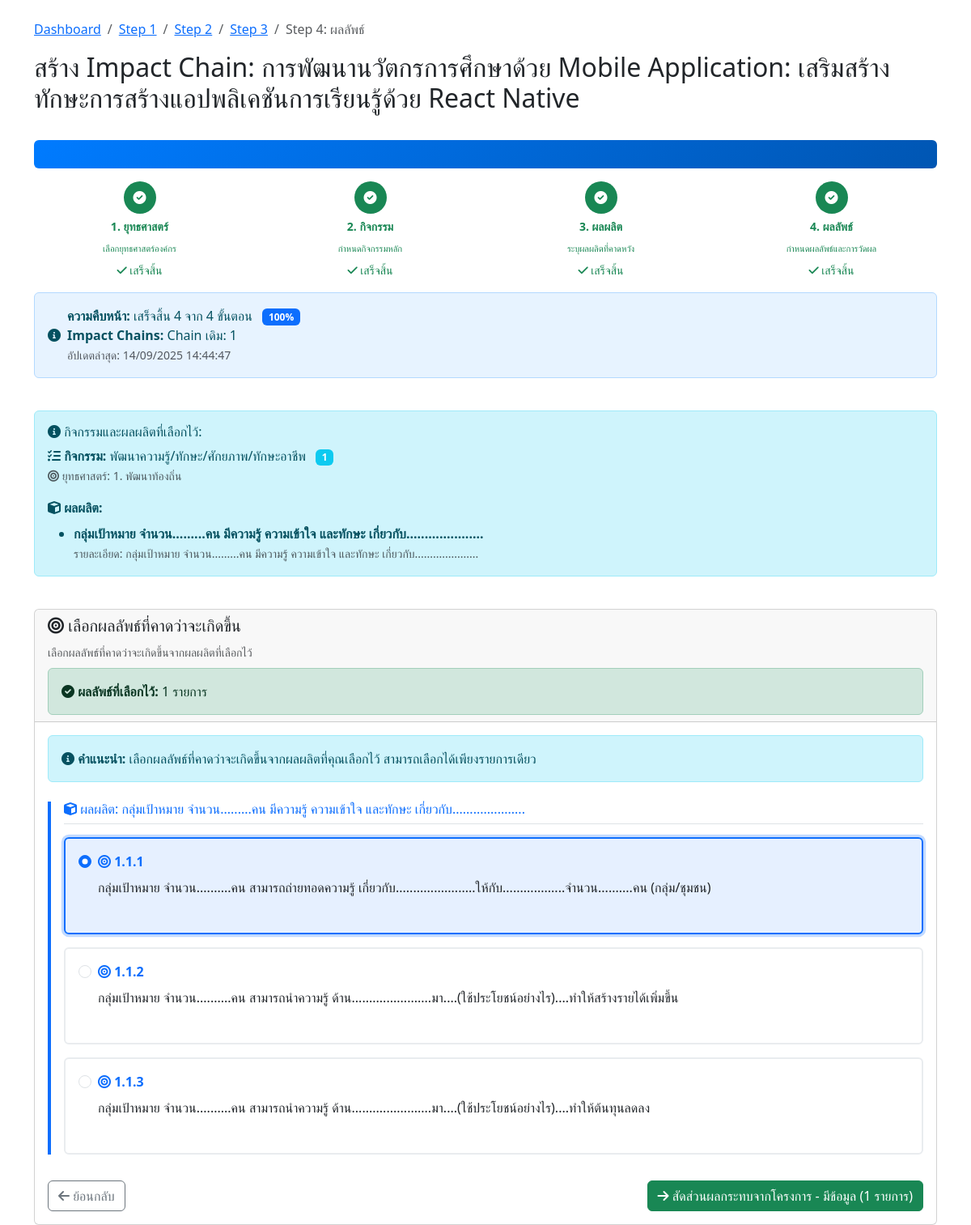
Page /impact-chain/step4-outcome.php?project_id=10 (signed in) on the committed database.
### tables this page shows
CREATE TABLE `projects` (
  `id` int(11) NOT NULL,
  `project_code` varchar(50) NOT NULL COMMENT 'รหัสโครงการ',
  `name` varchar(500) NOT NULL COMMENT 'ชื่อโครงการ',
  `description` text DEFAULT NULL COMMENT 'รายละเอียดโครงการ',
  `area` text DEFAULT NULL,
  `activities` text DEFAULT NULL,
  `target_group` text DEFAULT NULL,
  `objective` text DEFAULT NULL COMMENT 'วัตถุประสงค์โครงการ',
  `start_date` date DEFAULT NULL COMMENT 'วันที่เริ่มโครงการ',
  `end_date` date DEFAULT NULL COMMENT 'วันที่สิ้นสุดโครงการ',
  `budget` decimal(15,2) DEFAULT NULL COMMENT 'งบประมาณ',
  `organization` varchar(300) DEFAULT NULL COMMENT 'หน่วยงาน/องค์กร',
  `project_manager` varchar(200) DEFAULT NULL COMMENT 'ผู้จัดการโครงการ',
  `status` enum('incompleted','completed') DEFAULT 'incompleted' COMMENT 'สถานะโครงการ',
  `created_by` varchar(100) DEFAULT NULL COMMENT 'ผู้สร้าง',
  `created_at` timestamp NOT NULL DEFAULT current_timestamp(),
  `updated_at` timestamp NOT NULL DEFAULT current_timestamp() ON UPDATE current_timestamp(),
  `impact_chain_status` longtext DEFAULT NULL CHECK (json_valid(`impact_chain_status`)),
  `total_impact_chains` int(11) DEFAULT 0 COMMENT 'จำนวน Impact Chain ทั้งหมด',
  `current_chain_id` int(11) DEFAULT NULL COMMENT 'Impact Chain ที่กำลังทำอยู่'
);

CREATE TABLE `project_activities` (
  `id` int(11) NOT NULL,
  `project_id` int(11) NOT NULL COMMENT 'รหัสโครงการ',
  `activity_id` int(11) NOT NULL COMMENT 'รหัสกิจกรรม',
  `chain_sequence` int(11) DEFAULT 1,
  `created_by` varchar(100) DEFAULT NULL COMMENT 'ผู้สร้าง',
  `created_at` timestamp NOT NULL DEFAULT current_timestamp(),
  `updated_at` timestamp NOT NULL DEFAULT current_timestamp() ON UPDATE current_timestamp(),
  `act_details` text DEFAULT NULL
);

CREATE TABLE `activities` (
  `activity_id` int(11) NOT NULL,
  `strategy_id` int(11) NOT NULL,
  `activity_code` varchar(20) NOT NULL,
  `activity_name` varchar(500) NOT NULL,
  `activity_description` text DEFAULT NULL
);

CREATE TABLE `strategies` (
  `strategy_id` int(11) NOT NULL,
  `strategy_code` varchar(50) NOT NULL,
  `strategy_name` varchar(255) NOT NULL,
  `description` text DEFAULT NULL,
  `created_at` timestamp NOT NULL DEFAULT current_timestamp()
);

CREATE TABLE `project_outputs` (
  `id` int(11) NOT NULL,
  `project_id` int(11) NOT NULL COMMENT 'รหัสโครงการ',
  `output_id` int(11) NOT NULL COMMENT 'รหัสผลผลิต',
  `chain_sequence` int(11) DEFAULT 1,
  `output_details` text NOT NULL COMMENT 'รายละเอียดเพิ่มเติมของผลผลิต',
  `created_by` varchar(100) DEFAULT NULL COMMENT 'ผู้สร้าง',
  `created_at` timestamp NOT NULL DEFAULT current_timestamp(),
  `updated_at` timestamp NOT NULL DEFAULT current_timestamp() ON UPDATE current_timestamp()
);

CREATE TABLE `outputs` (
  `output_id` int(11) NOT NULL,
  `activity_id` int(11) NOT NULL,
  `output_sequence` varchar(10) DEFAULT NULL,
  `output_description` text NOT NULL,
  `target_details` text DEFAULT NULL
);

CREATE TABLE `outcomes` (
  `outcome_id` int(11) NOT NULL,
  `output_id` int(11) NOT NULL COMMENT 'รหัสผลผลิตที่เกี่ยวข้อง',
  `outcome_sequence` varchar(10) NOT NULL COMMENT 'ลำดับผลลัพธ์',
  `outcome_description` text NOT NULL COMMENT 'รายละเอียดผลลัพธ์',
  `created_at` timestamp NOT NULL DEFAULT current_timestamp(),
  `updated_at` timestamp NOT NULL DEFAULT current_timestamp() ON UPDATE current_timestamp()
);

### impact-chain/step4-outcome.php (the view, shortened to what the rows shown need)
<?php
require_once '../config.php';
$project_id = isset($_GET['project_id']) ? (int)$_GET['project_id'] : 0;
$chain_sequence = isset($_GET['chain_sequence']) ? (int)$_GET['chain_sequence'] : 1;
$user_id = $_SESSION['user_id'];
$check_query = "SELECT * FROM projects WHERE id = ? AND created_by = ?";
$check_stmt = mysqli_prepare($conn, $check_query);
mysqli_stmt_bind_param($check_stmt, 'ii', $project_id, $user_id);
mysqli_stmt_execute($check_stmt);
$project_result = mysqli_stmt_get_result($check_stmt);
$project = mysqli_fetch_assoc($project_result);
$activity_query = "SELECT pa.activity_id, a.activity_name, a.activity_code, a.activity_description, s.strategy_id, s.strategy_name
                   FROM project_activities pa
                   JOIN activities a ON pa.activity_id = a.activity_id
                   JOIN strategies s ON a.strategy_id = s.strategy_id
                   WHERE pa.project_id = ? AND pa.chain_sequence = ?";
$activity_stmt = mysqli_prepare($conn, $activity_query);
mysqli_stmt_bind_param($activity_stmt, 'ii', $project_id, $chain_sequence);
mysqli_stmt_execute($activity_stmt);
$activity_result = mysqli_stmt_get_result($activity_stmt);
$selected_activity = mysqli_fetch_assoc($activity_result);
$outputs_query = "SELECT po.output_id, o.output_description, o.output_sequence, po.output_details, a.activity_name, s.strategy_name
                  FROM project_outputs po
                  JOIN outputs o ON po.output_id = o.output_id
                  JOIN activities a ON o.activity_id = a.activity_id
                  JOIN strategies s ON a.strategy_id = s.strategy_id
                  WHERE po.project_id = ? AND po.chain_sequence = ?";
$outputs_stmt = mysqli_prepare($conn, $outputs_query);
mysqli_stmt_bind_param($outputs_stmt, 'ii', $project_id, $chain_sequence);
mysqli_stmt_execute($outputs_stmt);
$outputs_result = mysqli_stmt_get_result($outputs_stmt);
$selected_outputs = mysqli_fetch_all($outputs_result, MYSQLI_ASSOC);
$output_ids = array_column($selected_outputs, 'output_id');
$outcomes = [];
if (!empty($output_ids)) {
    $placeholders = str_repeat('?,', count($output_ids) - 1) . '?';
    $outcomes_query = "SELECT oc.*, o.output_description, o.output_sequence, a.activity_name, s.strategy_name
                       FROM outcomes oc
                       JOIN outputs o ON oc.output_id = o.output_id
                       JOIN activities a ON o.activity_id = a.activity_id
                       JOIN strategies s ON a.strategy_id = s.strategy_id
                       WHERE oc.output_id IN ($placeholders)
                       ORDER BY o.output_sequence ASC, oc.outcome_sequence ASC";
    $outcomes_stmt = mysqli_prepare($conn, $outcomes_query);
    $types = str_repeat('i', count($output_ids));
    mysqli_stmt_bind_param($outcomes_stmt, $types, ...$output_ids);
    mysqli_stmt_execute($outcomes_stmt);
    $outcomes_result = mysqli_stmt_get_result($outcomes_stmt);
    $outcomes = mysqli_fetch_all($outcomes_result, MYSQLI_ASSOC);
}
$selected_outcomes = [];
$selected_outcomes_query = "SELECT outcome_id, outcome_details FROM project_outcomes WHERE project_id = ? AND chain_sequence = ?";
$selected_stmt = mysqli_prepare($conn, $selected_outcomes_query);
mysqli_stmt_bind_param($selected_stmt, 'ii', $project_id, $chain_sequence);
mysqli_stmt_execute($selected_stmt);
$selected_result = mysqli_stmt_get_result($selected_stmt);
while ($row = mysqli_fetch_assoc($selected_result)) {
    $selected_outcomes[] = $row['outcome_id'];
}
$outcomes_by_output = [];
foreach ($outcomes as $outcome) {
    $outcomes_by_output[$outcome['output_description']][] = $outcome;
}
?>
<!DOCTYPE html>
<html lang="th">
<head>
    <link href="https://cdn.jsdelivr.net/npm/bootstrap@5.3.0/dist/css/bootstrap.min.css" rel="stylesheet">
    <link href="https://cdnjs.cloudflare.com/ajax/libs/font-awesome/6.0.0/css/all.min.css" rel="stylesheet">
</head>
<body>
    <div class="container mt-4">
        <div class="row mb-4">
            <div class="col-12">
                <nav aria-label="breadcrumb">
                    <ol class="breadcrumb">
                    </ol>
                </nav>
                <?php if ($chain_sequence > 1): ?>
                    <h2><i class="fas fa-plus text-success"></i> เพิ่ม Impact Chain ใหม่ (ลำดับที่ <?php echo $chain_sequence; ?>): <?php echo htmlspecialchars($project['name']); ?></h2>
                    <div class="alert alert-success">
                        <i class="fas fa-info-circle"></i> <strong>Impact Chain ลำดับที่ <?php echo $chain_sequence; ?></strong> - เลือกผลลัพธ์และกำหนดปีประเมินสำหรับ Impact Chain ใหม่นี้
                    </div>
                <?php else: ?>
                    <h2>สร้าง Impact Chain: <?php echo htmlspecialchars($project['name']); ?></h2>
                <?php endif; ?>
            </div>
        </div>
        <div class="row mb-4">
            <div class="col-12">
                <div class="alert alert-info">
                    <h6><i class="fas fa-info-circle"></i> กิจกรรมและผลผลิตที่เลือกไว้:</h6>
                    <div class="mb-3">
                        <strong><i class="fas fa-tasks"></i> กิจกรรม:</strong>
                        <?php if ($selected_activity): ?>
                            <?php echo htmlspecialchars($selected_activity['activity_name']); ?>
                            <span class="badge bg-info ms-2"><?php echo htmlspecialchars($selected_activity['activity_code']); ?></span>
                            <br><small class="text-muted">
                                <i class="fas fa-bullseye"></i> ยุทธศาสตร์: <?php echo $selected_activity['strategy_id']; ?>. <?php echo htmlspecialchars($selected_activity['strategy_name']); ?>
                            </small>
                        <?php else: ?>
                            <span class="text-danger">ไม่มีกิจกรรมที่เลือกไว้</span>
                        <?php endif; ?>
                    </div>
                    <div class="mb-0">
                        <strong><i class="fas fa-cube"></i> ผลผลิต:</strong>
                        <?php if (!empty($selected_outputs)): ?>
                            <ul class="mb-0 mt-2">
                                <?php foreach ($selected_outputs as $output): ?>
                                    <li>
                                        <strong><?php echo htmlspecialchars($output['output_description']); ?></strong>
                                        <?php if (!empty($output['output_details'])): ?>
                                            <br><small class="text-muted">รายละเอียด: <?php echo htmlspecialchars($output['output_details']); ?></small>
                                        <?php endif; ?>
                                    </li>
                                <?php endforeach; ?>
                            </ul>
                        <?php else: ?>
                            <span class="text-danger">ไม่มีผลผลิตที่เลือกไว้</span>
                        <?php endif; ?>
                    </div>
                </div>
            </div>
        </div>
        <div class="row">
            <div class="col-12">
                <div class="card">
                    <div class="card-body">
                        <?php if (empty($outcomes)): ?>
                            <div class="alert alert-warning">
                                <i class="fas fa-exclamation-triangle"></i>
                                <strong>ไม่พบผลลัพธ์ที่เกี่ยวข้อง</strong><br>
                                ไม่พบข้อมูลผลลัพธ์ที่เกี่ยวข้องกับผลผลิตที่เลือก:<br>
                                <?php foreach ($selected_outputs as $output): ?>
                                    <small class="text-muted">• <?php echo htmlspecialchars($output['output_description']); ?></small><br>
                                <?php endforeach; ?>
                            </div>
                            <div class="d-flex justify-content-between">
                                <a href="step3-output.php?project_id=<?php echo $project_id; ?>&chain_sequence=<?php echo $chain_sequence; ?>" class="btn btn-outline-secondary">
                                    <i class="fas fa-arrow-left"></i> ย้อนกลับ
                                </a>
                                <a href="summary.php?project_id=<?php echo $project_id; ?>" class="btn btn-outline-primary">
                                    ข้ามไปสรุป <i class="fas fa-arrow-right"></i>
                                </a>
                            </div>
                        <?php else: ?>
                            <form action="process-step4.php" method="POST" id="outcomeForm">
                                <?php foreach ($outcomes_by_output as $output_name => $output_outcomes): ?>
                                    <div class="outcome-group <?php echo !empty(array_intersect(array_column($output_outcomes, 'outcome_id'), $selected_outcomes)) ? 'has-selection' : ''; ?>">
                                        <h6 class="text-primary border-bottom pb-2 mb-3">
                                            <i class="fas fa-cube"></i> ผลผลิต: <?php echo htmlspecialchars($output_name); ?>
                                        </h6>
                                        <?php if (empty($output_outcomes)): ?>
                                            <div class="alert alert-light">
                                                <i class="fas fa-info-circle"></i> ไม่พบผลลัพธ์ที่เกี่ยวข้องกับผลผลิตนี้
                                            </div>
                                        <?php else: ?>
                                            <div class="mb-4">
                                                <?php foreach ($output_outcomes as $outcome): ?>
                                                    <div class="mb-3">
                                                        <div class="card outcome-card h-100 <?php echo in_array($outcome['outcome_id'], $selected_outcomes) ? 'selected' : ''; ?>">
                                                            <div class="card-body">
                                                                <div class="form-check">
                                                                    <input class="form-check-input" type="radio"
                                                                        name="selected_outcome" value="<?php echo $outcome['outcome_id']; ?>"
                                                                        id="outcome_<?php echo $outcome['outcome_id']; ?>"
                                                                        <?php echo in_array($outcome['outcome_id'], $selected_outcomes) ? 'checked' : ''; ?>>
                                                                    <label class="form-check-label w-100" for="outcome_<?php echo $outcome['outcome_id']; ?>">
                                                                        <div class="fw-bold text-primary mb-2">
                                                                            <i class="fas fa-bullseye"></i> <?php echo htmlspecialchars($outcome['outcome_sequence']); ?>
                                                                        </div>
                                                                        <div class="text-dark">
                                                                            <?php echo htmlspecialchars($outcome['outcome_description']); ?>
                                                                        </div>
                                                                    </label>
                                                                </div>
                                                            </div>
                                                        </div>
                                                    </div>
                                                <?php endforeach; ?>
                                            </div>
                                        <?php endif; ?>
                                    </div>
                                <?php endforeach; ?>
                            </form>
                        <?php endif; ?>
                    </div>
                </div>
            </div>
        </div>
    </div>
</body>
</html>

### rows in the picture
projects: name "การพัฒนานวัตกรการศึกษาด้วย Mobile Application: เสริมสร้างทักษะการสร้างแอปพลิเคชันการเรียนรู้ด้วย React Native"
project_activities: activity.activity_name "พัฒนาความรู้/ทักษะ/ศักยภาพ/ทักษะอาชีพ", activity.activity_code "1", strategies.strategy_id "1", strategies.strategy_name "พัฒนาท้องถิ่น"
project_outputs: output.output_description "กลุ่มเป้าหมาย จำนวน.........คน มีความรู้ ความเข้าใจ และทักษะ เกี่ยวกับ.....................", output_details "กลุ่มเป้าหมาย จำนวน.........คน มีความรู้ ความเข้าใจ และทักษะ เกี่ยวกับ....................."
outcomes: outcome_id "☑ 1.1.1 กลุ่มเป้าหมาย จำนวน.....", outcome_sequence "1.1.1", outcome_description "กลุ่มเป้าหมาย จำนวน..........คน สามารถถ่ายทอดความรู้ เกี่ยวกับ.......................ให้กับ..................จำนวน..........คน (กลุ่ม/ชุมชน)"
outcomes: outcome_id "☐ 1.1.2 กลุ่มเป้าหมาย จำนวน.....", outcome_sequence "1.1.2", outcome_description "กลุ่มเป้าหมาย จำนวน..........คน สามารถนำความรู้ ด้าน.......................มา....(ใช้ประโยชน์อย่างไร)....ทำให้สร้างรายได้เพิ่มขึ้น"
outcomes: outcome_id "☐ 1.1.3 กลุ่มเป้าหมาย จำนวน.....", outcome_sequence "1.1.3", outcome_description "กลุ่มเป้าหมาย จำนวน..........คน สามารถนำความรู้ ด้าน.......................มา....(ใช้ประโยชน์อย่างไร)....ทำให้ต้นทุนลดลง"

### other values in the picture
$steps[$i]['name'] "ยุทธศาสตร์"
$steps[$i]['description'] "เลือกยุทธศาสตร์องค์กร"
$steps[$i]['name'] "กิจกรรม"
$steps[$i]['description'] "กำหนดกิจกรรมหลัก"
$steps[$i]['name'] "ผลผลิต"
$steps[$i]['description'] "ระบุผลผลิตที่คาดหวัง"
$steps[$i]['name'] "ผลลัพธ์"
$steps[$i]['description'] "กำหนดผลลัพธ์และการวัดผล"
$completed_count "4"
$progress_percentage "100"
date('d/m/Y H:i:s', strtotime($status['last_updated'])) "14/09/2025 14:44:47"
count($selected_outcomes) "1"
$output_name "กลุ่มเป้าหมาย จำนวน.........คน มีความรู้ ความเข้าใจ และทักษะ เกี่ยวกับ....................."
